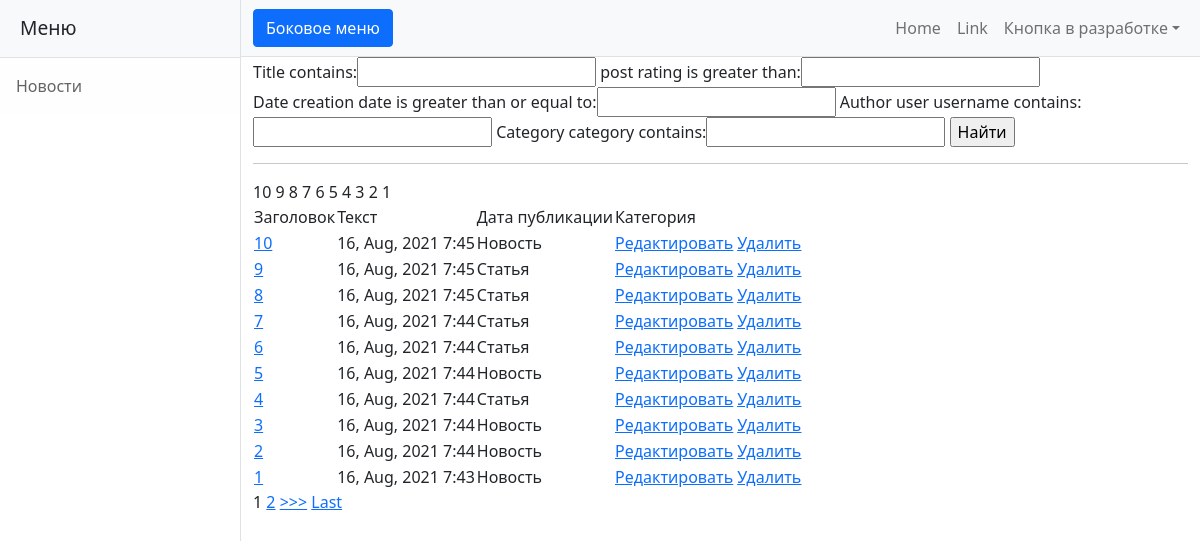
The page /post/post_search/ on the database its author committed.
### simpleapp/models.py (models this page shows, shortened)
class Post(models.Model):
    CATEGORY = (
        ("Статья", "Статья"),
        ("Новость", "Новость")
    )
    author = models.ForeignKey(Author, on_delete=models.CASCADE)
    category = models.CharField(max_length=16, choices=CATEGORY, default='Статья')
    date_creation = models.DateTimeField(auto_now_add=True)
    category_share = models.ManyToManyField(Category, through='PostCategory')
    title = models.CharField(max_length=255, unique=True)
    text = models.TextField()
    _post_rating = models.SmallIntegerField(default=0, db_column="post_rating")
    @property
    def post_rating(self):
        return self._post_rating

### simpleapp/views.py (the view)
# urls.py: path('post_search/', ProductSearch.as_view()),
class ProductSearch(ListView):
    model = Post
    template_name = 'post_search.html'
    context_object_name = 'post'
    ordering = ['-id']
    paginate_by = 10
    form_class = ProductForm
    def get_filter(self):
        return ProductFilter(self.request.GET, queryset=super().get_queryset())
    def get_queryset(self):
        return self.get_filter().qs
    def get_context_data(self, **kwargs):
        return {
            **super().get_context_data(**kwargs),
            'filter': self.get_filter(),
            'categories': Category.objects.all(),
            'form': ProductForm()
        }
    def post(self, request, *args, **kwargs):
        form = self.form_class(request.POST)
        if form.is_valid():
            form.save()
        return super().get(request, *args, **kwargs)

### simpleapp/forms.py
class ProductForm(ModelForm):
    class Meta:
        model = Post
        fields = ['title', 'text', 'author', 'category']

### templates/post_search.html (shortened to what this page needs)
{% extends 'flatpages/default.html' %}
{% block content %}
<form method="GET">
    {{ filter.form }}
    <input type="submit" value="Найти">
</form>
<hr>
    {% if post %}
        <table>
            <thead>
                <tr>
                    <td>
                        Заголовок
                    </td>
                    <td>
                        Текст
                    </td>
                    <td>
                        Дата публикации
                    </td>
                    <td>
                        Категория
                    </td>
                </tr>
            </thead>
            {% for post in post %}
            <tr>
                <td>
                    <a href="{% url 'post_detail' post.id %}">{{ post.title }}</a>
                </td>
                <td>
                    {{ post.date_creation|date:'d, M, Y G:i' }}
                </td>
                <td>
                    {{ post.category }}
                </td>
                <td>
                <a href="{% url 'post_update' post.id %}"><u>Редактировать</u></a>
                <a href="{% url 'post_delete' post.id %}"><u> Удалить </u></a>
                </td>
            </tr>
            {% endfor %}
        </table>
    {% else %}
        <h2>Новостей нет!</h2>
    {% endif %}
{% if is_paginated %}
    {% for num in page_obj.paginator.page_range %}
        {% if page_obj.number == num %}
            <a>{{ num }}</a>
        {% elif num > page_obj.number|add:'-3' and num < page_obj.number|add:'3' %}
            <a href="?page={{ num }}">{{ num }}</a>
        {% endif %}
    {% endfor %}
    {% if page_obj.has_next %}
        <a href="?page={{ page_obj.next_page_number }}">>>></a>
        <a href="?page={{ page_obj.paginator.num_pages }}">Last</a>
    {% endif %}
{% endif %}
{% endblock content %}

### rows shown on the page
Post: title "10", date_creation "16, Aug, 2021 7:45", category "Новость"
Post: title "9", date_creation "16, Aug, 2021 7:45", category "Статья"
Post: title "8", date_creation "16, Aug, 2021 7:45", category "Статья"
Post: title "7", date_creation "16, Aug, 2021 7:44", category "Статья"
Post: title "6", date_creation "16, Aug, 2021 7:44", category "Статья"
Post: title "5", date_creation "16, Aug, 2021 7:44", category "Новость"
Post: title "4", date_creation "16, Aug, 2021 7:44", category "Статья"
Post: title "3", date_creation "16, Aug, 2021 7:44", category "Новость"
Post: title "2", date_creation "16, Aug, 2021 7:44", category "Новость"
Post: title "1", date_creation "16, Aug, 2021 7:43", category "Новость"

### other values the page prints
{{ num }} "1"
{{ num }} "2"
